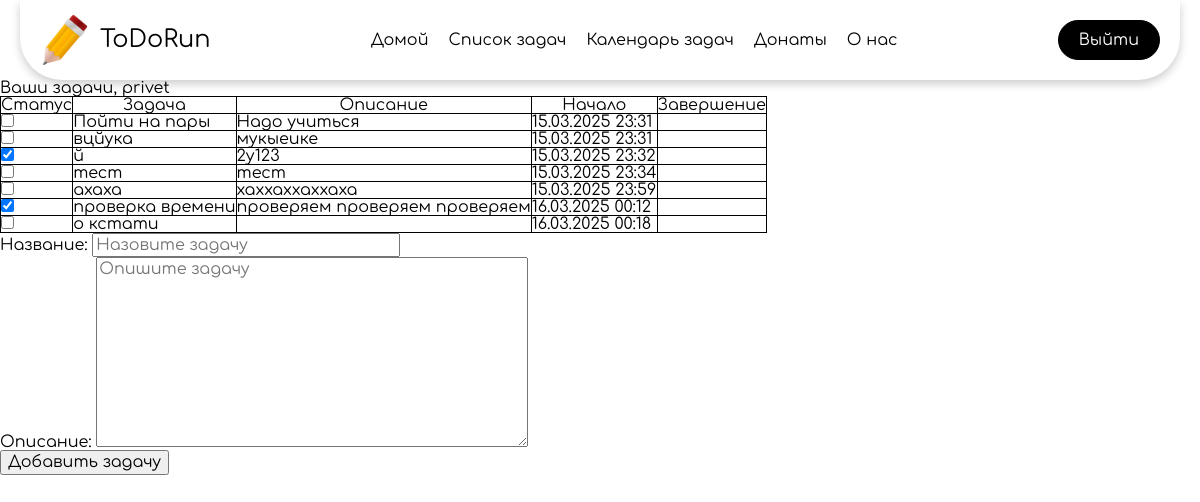
Page /auth/tasks/ (signed in) on the committed database.
### organ/models.py (models this page shows, shortened)
class Tasks(models.Model):
    user = models.ForeignKey(
        settings.AUTH_USER_MODEL,
        on_delete=models.CASCADE,
        related_name="tasks",
        blank=False
    )
    title = models.CharField(max_length=25)
    descriptionn = models.CharField(blank=True, max_length=255)
    statuss = models.BooleanField(default=False, verbose_name="Выполнено")
    time_create = models.DateTimeField(auto_now_add=True)
    time_finish = models.DateTimeField(blank=True, null=True, verbose_name="Время завершения")

### organ/views.py (the view, shortened to what this page needs)
# urls.py: path('tasks/', views.tasks, name='tasks'),
@login_required
def tasks(request):
    tasks = Tasks.objects.filter(user=request.user)
    return render(request, 'organ/tasks.html', {
        'tasks': tasks,
        'form': TaskForm()
    })

### organ/forms.py
class TaskForm(forms.ModelForm):
    class Meta:
        model = Tasks
        fields = ['title', 'descriptionn']
        labels = {
            'title': 'Название',
            'descriptionn': 'Описание',
        }
        widgets = {
            'title': forms.TextInput(attrs={
                'size': 50,  # Ширина поля в символах
                'style': 'width: 300px;',  # Или задайте размер через CSS
                'placeholder': 'Назовите задачу',
            }),
            'descriptionn': forms.Textarea(attrs={
                'placeholder': 'Опишите задачу',
            }),
        }

### organ/templates/organ/tasks.html (shortened to what this page needs)
{% extends 'organ/base.html' %}
{% block body %}
{% load static %}
<h1>Ваши задачи, {{ user.username }}</h1>
{% if tasks %}
    <table>
        <tr>
            <th>Статус</th>
            <th>Задача</th>
            <th>Описание</th>
            <th>Начало</th>
            <th>Завершение</th>
        </tr>
        {% for task in tasks %}
        <tr>
            <td>
                <form method="post">
                    <input type="checkbox"
                        name="statuss"
                        {% if task.statuss %}checked{% endif %}
                        onchange="this.form.submit()">
                </form>
            </td>
            <td>{{ task.title }}</td>
            <td>{{ task.descriptionn|truncatechars:100 }}</td>
            <td>{{ task.time_create|date:"d.m.Y H:i" }}</td>
            <td>{{ task.time_finish|date:"d.m.Y H:i" }}</td>
        </tr>
        {% endfor %}
    </table>
{% else %}
    <p>У вас еще нет задач</p>
{% endif %}
<form method="post">
    {{ form.as_p }}
    <button type="submit">Добавить задачу</button>
</form>
{% endblock %}

### organ/static/components/page.css (style rules this page uses)
html, div, span, applet, object, iframe, h1, h2, h3, h4, h5, h6, p, blockquote, pre, a, abbr, acronym, address, big, cite, code, del, dfn, em, img, ins, kbd, q, s, samp, small, strike, strong, sub, sup, tt, var, b, u, i, center, dl, dt, dd, ol, ul, li, fieldset, form, label, legend, table, caption, tbody, tfoot, thead, tr, th, td, article, aside, canvas, details, embed, figure, figcaption, footer, header, hgroup, menu, nav, output, ruby, section, summary, time, mark, audio, video { margin: 0; padding: 0; font: inherit; font-size: 100%; vertical-align: baseline; border: 0; }
body { margin: 0; padding: 0; font: inherit; font-size: 100%; line-height: 1; vertical-align: baseline; border: 0; }
body { font-family: var(--font-family); margin: 0; padding: 0; overflow: auto; }
table { border-collapse: collapse; border-spacing: 0; }

### organ/templates/organ/tasks.html (style rules this page uses)
table, th, td { border: 1px solid black; }

### rows in the picture
Tasks: title "Пойти на пары", descriptionn "Надо учиться", time_create "15.03.2025 23:31"
Tasks: title "вцйука", descriptionn "мукыеике", time_create "15.03.2025 23:31"
Tasks: statuss "☑", title "й", descriptionn "2у123", time_create "15.03.2025 23:32"
Tasks: title "тест", descriptionn "тест", time_create "15.03.2025 23:34"
Tasks: title "ахаха", descriptionn "хаххаххаххаха", time_create "15.03.2025 23:59"
Tasks: statuss "☑", title "проверка времени", descriptionn "проверяем проверяем проверяем", time_create "16.03.2025 00:12"
Tasks: title "о кстати", time_create "16.03.2025 00:18"

### other values in the picture
{{ user.username }} "privet"
